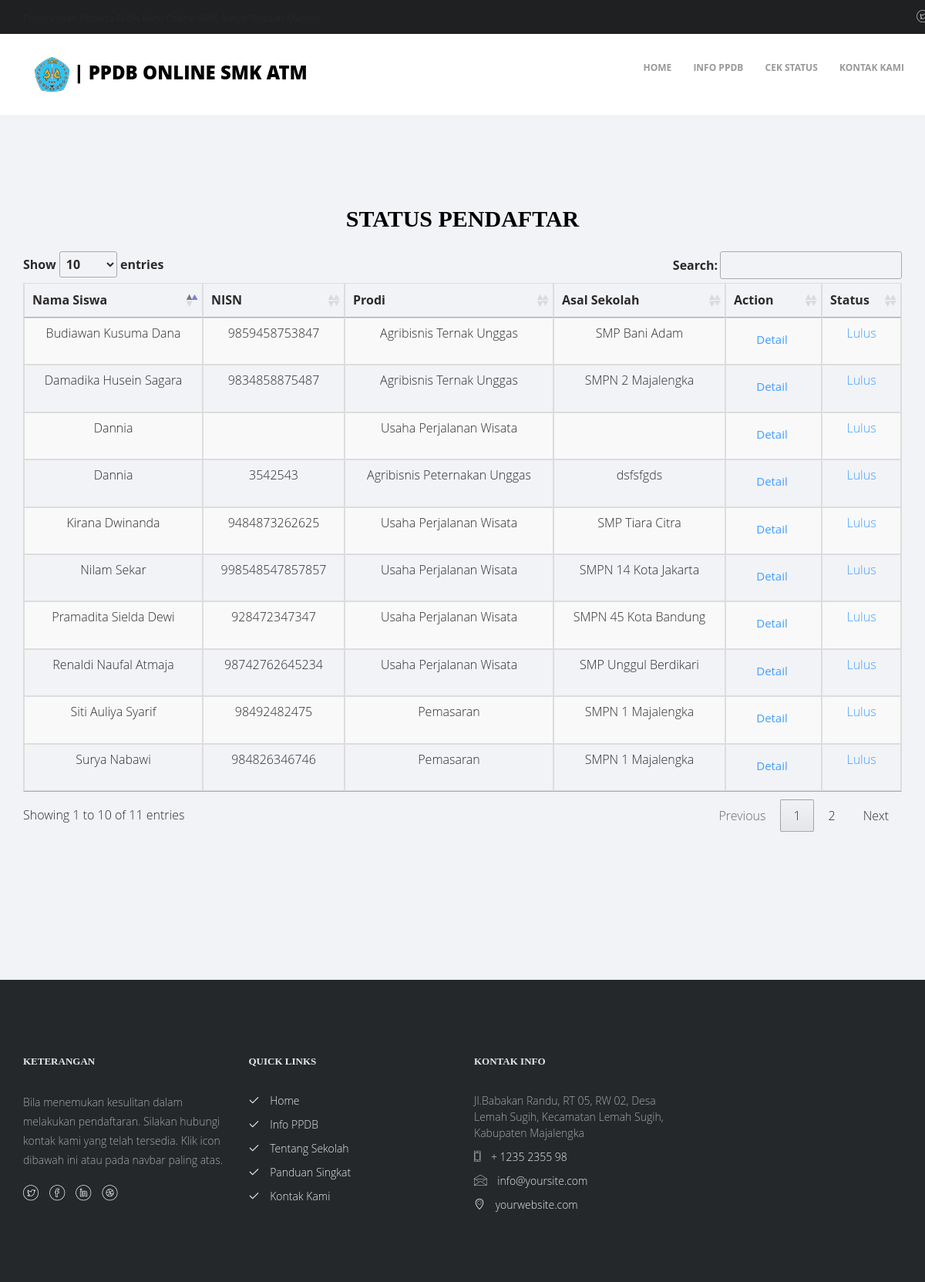
Screenshot of /index.php/home/cek_status with the database file from the repository.
### tables this page shows
CREATE TABLE `siswa` (
  `id` int(11) UNSIGNED NOT NULL,
  `Tanggal_Daftar` varchar(128) NOT NULL,
  `REG` varchar(25) NOT NULL,
  `Tingkat` varchar(5) NOT NULL,
  `Prodi` varchar(50) NOT NULL,
  `Nama_Siswa` varchar(100) NOT NULL,
  `Jenis_Kelamin` varchar(20) NOT NULL,
  `Asal_Sekolah` varchar(50) NOT NULL,
  `NISN` varchar(50) NOT NULL,
  `No_Ijazah` varchar(50) DEFAULT NULL,
  `No_SKHUN` varchar(50) DEFAULT NULL,
  `No_UN` varchar(50) DEFAULT NULL,
  `NIK` varchar(50) NOT NULL,
  `TTL` varchar(100) NOT NULL,
  `Alamat_Tinggal` varchar(256) NOT NULL,
  `Transportasi` varchar(50) NOT NULL,
  `Jenis_Tinggal` varchar(35) NOT NULL,
  `Rencana_Tinggal` varchar(35) NOT NULL,
  `Ukuran_Pakaian` varchar(5) NOT NULL,
  `No_HP` varchar(15) NOT NULL,
  `Email` varchar(50) NOT NULL,
  `No_KKS` varchar(50) DEFAULT NULL,
  `Nama_Ayah` varchar(100) NOT NULL,
  `Lahir_Ayah` varchar(50) NOT NULL,
  `Pekerjaan_Ayah` varchar(35) NOT NULL,
  `Pendidikan_Ayah` varchar(35) NOT NULL,
  `Penghasilan_Ayah` varchar(30) NOT NULL,
  `Nama_Ibu` varchar(100) NOT NULL,
  `Lahir_Ibu` varchar(50) NOT NULL,
  `Pekerjaan_Ibu` varchar(35) NOT NULL,
  `Pendidikan_Ibu` varchar(35) NOT NULL,
  `Penghasilan_Ibu` varchar(30) NOT NULL,
  `Nama_Wali` varchar(100) DEFAULT NULL,
  `Lahir_Wali` varchar(50) NOT NULL,
  `Pekerjaan_Wali` varchar(35) DEFAULT NULL,
  `Pendidikan_Wali` varchar(35) DEFAULT NULL,
  `Penghasilan_Wali` varchar(30) DEFAULT NULL,
  `Tinggi_Badan` varchar(5) NOT NULL,
  `Berat_Badan` varchar(5) NOT NULL,
  `Jarak_Sekolah` varchar(5) NOT NULL,
  `Waktu_Tempuh` varchar(5) NOT NULL,
  `Saudara_Kandung` varchar(2) NOT NULL,
  `Prestasi_1` varchar(256) DEFAULT NULL,
  `Prestasi_2` varchar(256) DEFAULT NULL,
  `Prestasi_3` varchar(256) DEFAULT NULL,
  `Beasiswa_1` varchar(256) DEFAULT NULL,
  `Beasiswa_2` varchar(256) DEFAULT NULL,
  `Beasiswa_3` varchar(256) DEFAULT NULL,
  `Akta_Lahir` varchar(256) NOT NULL,
  `KK` varchar(256) NOT NULL,
  `Bio_Raport` varchar(256) NOT NULL,
  `KTP_Ayah` varchar(256) NOT NULL,
  `KTP_Ibu` varchar(256) NOT NULL,
  `Ijazah_SMP` varchar(256) DEFAULT NULL,
  `SKHUN_SMP` varchar(256) DEFAULT NULL,
  `Surat_Lulus_SMP` varchar(256) DEFAULT NULL,
  `KPS/PKH` varchar(256) DEFAULT NULL,
  `Password` varchar(256) NOT NULL,
  `role_id` int(11) NOT NULL,
  `status_lolos` int(11) NOT NULL DEFAULT '0'
);

### application/controllers/home.php (called while the page is built, shortened)
<?php
class home extends CI_Controller
{
    public function __construct()
    {
        $this->load->model('model_siswa');
    }
    public function cek_status()
    {
        $data['judul'] = 'CEK STATUS PPDB';
        $data['siswa'] = $this->model_siswa->getallsiswa();
        $this->load->view('templates/header1', $data);
        $this->load->view('utama/cek_status', $data);
        $this->load->view('templates/footer1');
    }
}

### index.php (called while the page is built, shortened)
<?php
require_once BASEPATH.'core/CodeIgniter.php';

### application/models/model_siswa.php (called while the page is built, shortened)
<?php
class model_siswa extends CI_model
{
    public function getallsiswa()
    {
        return $this->db->get('siswa')->result_array();
    }
}

### application/views/utama/cek_status.php (the view, shortened to what this page needs)
<div class="colorlib-blog colorlib-light-grey">
    <div class="container">
        <div class="row">
            <div class="col-md-12 text-center colorlib-heading animate-box">
                <h2>Status Pendaftar</h2>
                <div class="table-responsive">
                    <table id="cek_status" class="table table-striped table-bordered" style="width:100%">
                        <thead>
                            <tr>
                                <th onclick="sortTable(0)">Nama Siswa</th>
                                <th onclick="sortTable(1)">NISN</th>
                                <th>Prodi</th>
                                <th>Asal Sekolah</th>
                                <th>Action</th>
                                <th>Status</th>
                            </tr>
                        </thead>
                        <tbody>
                            <?php
                            foreach ($siswa as $ssw) : ?>
                                <tr>
                                    <td><?= $ssw['Nama_Siswa'] ?></td>
                                    <td><?= $ssw['NISN'] ?></td>
                                    <td><?= $ssw['Prodi'] ?></td>
                                    <td><?= $ssw['Asal_Sekolah'] ?></td>
                                    <td>
                                        <a class="btn" href="<?= base_url(); ?>home/detail_pendaftar/<?= $ssw['id']; ?>">Detail</a>
                                    </td>
                                    <td>
                                        <a class="btn-cta" href="#verif">Lulus</a>
                                    </td>
                                </tr>
                            <?php endforeach; ?>
                        </tbody>
                    </table>
                </div>
            </div>
        </div>
    </div>
</div>

### application/views/templates/header1.php (shortened to what this page needs)
<!DOCTYPE HTML>
<html>
<head>
    <link rel="stylesheet" href="<?= base_url(); ?>assets/css/animate.css">
    <link rel="stylesheet" href="<?= base_url(); ?>assets/css/icomoon.css">
    <link rel="stylesheet" href="<?= base_url(); ?>assets/css/bootstrap.css">
    <link rel="stylesheet" href="<?= base_url(); ?>assets/css/magnific-popup.css">
    <link rel="stylesheet" href="assets/vendor/select2/select2.css" />
    <link rel="stylesheet" href="assets/vendor/jquery-datatables-bs3/assets/css/datatables.css" />
    <link rel="stylesheet" href="<?= base_url(); ?>assets/css/flexslider.css">
    <link rel="stylesheet" href="<?= base_url(); ?>assets/css/owl.carousel.min.css">
    <link rel="stylesheet" href="<?= base_url(); ?>assets/css/owl.theme.default.min.css">
    <link rel="stylesheet" href="<?= base_url(); ?>assets/fonts/flaticon/font/flaticon.css">
    <link rel="stylesheet" href="<?= base_url(); ?>assets/css/style.css">
    <link rel="stylesheet" type="text/css" href="https://cdn.datatables.net/1.10.20/css/jquery.dataTables.css">
    <link rel="stylesheet" type="text/css" media="screen" href="https://cdn.datatables.net/1.10.20/css/jquery.dataTables.min.css" />
</head>
<body>
    <div id="page">
        <nav class="colorlib-nav" role="navigation">
            <div class="upper-menu">
                <div class="container">
                    <div class="row">
                        <div class="col-xs-6">
                            <p>Penerimaan Peserta Didik Baru Online SMK Auliya Teladan Mandiri</p>
                        </div>
                        <div class="col-xs-6 col-md-push-2 text-right">
                            <p>
                                <ul class="colorlib-social-icons">
                                    <li><a href="#"><i class="icon-twitter"></i></a></li>
                                </ul>
                            </p>
                        </div>
                    </div>
                </div>
            </div>
            <div class="top-menu">
                <div class="container">
                    <div class="row">
                        <div class="col-md-6">
                            <div id="colorlib-logo">
                                <a href="<?= base_url(); ?>home/index"><img alt="Gambar Logo" src="<?= base_url('assets/'); ?>images/logo fix.png" height="45" width="45" /> | PPDB ONLINE SMK ATM</a>
                            </div>
                        </div>
                        <div class="col-md-6 text-right menu-1">
                            <ul>
                                <li><a href="<?= base_url(); ?>home/index">Home</a></li>
                                <li><a href="<?= base_url(); ?>home/info_ppdb">Info PPDB</a></li>
                                <li><a href="<?= base_url(); ?>home/cek_status">Cek Status</a></li>
                                <li><a href="<?= base_url(); ?>home/kontak_kami">Kontak Kami</a></li>
                            </ul>
                        </div>
                    </div>
                </div>
            </div>
        </nav>

### application/views/templates/footer1.php (shortened to what this page needs)
<footer id="colorlib-footer">
    <div class="container">
        <div class="row row-pb-md">
            <div class="col-md-3 colorlib-widget">
                <h4>Keterangan</h4>
                <p>Bila menemukan kesulitan dalam melakukan pendaftaran. Silakan hubungi
                    kontak kami yang telah tersedia. Klik icon dibawah ini atau pada navbar
                    paling atas.
                </p>
                <p>
                    <ul class="colorlib-social-icons">
                        <li><a href="#"><i class="icon-twitter"></i></a></li>
                        <li><a href="#"><i class="icon-facebook"></i></a></li>
                        <li><a href="#"><i class="icon-linkedin"></i></a></li>
                        <li><a href="#"><i class="icon-dribbble"></i></a></li>
                    </ul>
                </p>
            </div>
            <div class="col-md-3 colorlib-widget">
                <h4>Quick Links</h4>
                <p>
                    <ul class="colorlib-footer-links">
                        <li><a href="<?= base_url(); ?>home/index"><i class="icon-check"></i> Home</a></li>
                        <li><a href="<?= base_url(); ?>home/info_ppdb"><i class="icon-check"></i> Info PPDB</a></li>
                        <li><a href="#"><i class="icon-check"></i> Tentang Sekolah</a></li>
                        <li><a href="<?= base_url(); ?>home/panduan"><i class="icon-check"></i> Panduan Singkat</a></li>
                        <li><a href="<?= base_url(); ?>home/kontak_kami"><i class="icon-check"></i> Kontak Kami</a></li>
                    </ul>
                </p>
            </div>
            <div class="col-md-3 colorlib-widget">
                <h4>Kontak Info</h4>
                <ul class="colorlib-footer-links">
                    <li>Jl.Babakan Randu, RT 05, RW 02, Desa Lemah Sugih, Kecamatan Lemah Sugih,
                        Kabupaten Majalengka </li>
                    <li><a href="<?= base_url('assets/'); ?>tel://1234567920"><i class="icon-phone"></i> + 1235 2355 98</a>
                    </li>
                    <li><a href="#"><i class="icon-envelope"></i>
                            info@yoursite.com</a></li>
                    <li><a href="#"><i class="icon-location4"></i>
                            yourwebsite.com</a>
                    </li>
                </ul>
            </div>
        </div>
    </div>
</footer>
</div>
</body>
</html>

### assets/css/style.css (style rules this page uses)
body { font-family: "Open Sans", Arial, sans-serif; font-weight: 300; font-size: 16px; line-height: 1.5; color: #2c2a2a; background: #fff; }
#page { position: relative; overflow-x: hidden; width: 100%; height: 100%; -webkit-transition: 0.5s; -o-transition: 0.5s; transition: 0.5s; }
a { color: #429FFD; -webkit-transition: 0.5s; -o-transition: 0.5s; transition: 0.5s; }
p { margin-bottom: 20px; }
h1, h2, h3, h4, h5, h6, figure { color: #000; font-family: "Playfair Display", Georgia, serif; font-weight: 400; margin: 0 0 20px 0; line-height: 1.5; }
.colorlib-nav { margin: 0; background: #fff; z-index: 9; margin: 0 auto; }
.colorlib-nav .upper-menu { width: 100%; background: #1E2022; padding: 10px 0; }
.colorlib-nav .upper-menu p { margin-bottom: 0; display: inline-block; font-size: 13px; }
.colorlib-nav .upper-menu .colorlib-social-icons { display: inline-block; margin-right: 10px; }
.colorlib-nav .upper-menu .colorlib-social-icons li { padding: 0; margin: 0; }
.colorlib-nav .upper-menu .colorlib-social-icons li a { padding: 0; }
.colorlib-nav .upper-menu .colorlib-social-icons li a i { font-size: 16px; }
.colorlib-nav .top-menu { padding: 30px 30px; }
.colorlib-nav #colorlib-logo { font-size: 24px; margin: 0; padding: 0; text-transform: uppercase; font-weight: 800; }
.colorlib-nav #colorlib-logo a { position: relative; color: #000; }
.colorlib-nav ul { padding: 0; margin: 0; }
.colorlib-nav ul li { padding: 0; margin: 0; list-style: none; display: inline; font-weight: 400; text-transform: uppercase; }
.colorlib-nav ul li a { position: relative; font-size: 12px; padding: 30px 12px; font-weight: 700; color: rgba(0, 0, 0, 0.4); -webkit-transition: 0.5s; -o-transition: 0.5s; transition: 0.5s; }
.colorlib-light-grey { background: #f2f3f7; }
.colorlib-event, .colorlib-trainers, .colorlib-classes, #colorlib-about, #colorlib-services, #colorlib-contact, #colorlib-testimony, .colorlib-blog, #colorlib-project, #colorlib-subscribe { padding: 7em 0; clear: both; }
.colorlib-social-icons { margin: 0; padding: 0; }
.colorlib-social-icons li { margin: 0; padding: 0; list-style: none; display: -moz-inline-stack; display: inline-block; zoom: 1; *display: inline; }
.colorlib-social-icons li a { display: -moz-inline-stack; display: inline-block; zoom: 1; *display: inline; padding-left: 10px; padding-right: 10px; }
.colorlib-social-icons li a i { font-size: 20px; color: #fff; }
.colorlib-heading { margin-bottom: 5em; }
.colorlib-heading h2 { font-size: 30px; font-weight: 900; text-transform: uppercase; }
#colorlib-footer { padding-top: 6em; background: #25282a; color: rgba(255, 255, 255, 0.6) !important; }
#colorlib-footer p { font-size: 14px; line-height: 1.8; }
#colorlib-footer .colorlib-footer-links { padding: 0; margin: 0; }
#colorlib-footer .colorlib-footer-links li { padding: 0; margin: 0 0 10px 0; list-style: none; display: block; font-size: 14px; }
#colorlib-footer .colorlib-footer-links li a { color: rgba(255, 255, 255, 0.9); text-decoration: none; }
#colorlib-footer .colorlib-footer-links li a i { padding-right: 10px; }
#colorlib-footer .colorlib-social-icons li a { padding-left: 10px; padding-right: 10px; }
#colorlib-footer .colorlib-social-icons li a:first-child { padding-left: 0; }
#colorlib-footer h4 { margin-bottom: 30px; font-size: 13px; color: #e6e6e6; text-transform: uppercase; font-weight: 700; }
#colorlib-offcanvas a { color: rgba(255, 255, 255, 0.5); }
#colorlib-offcanvas ul { padding: 0; margin: 0; }
#colorlib-offcanvas ul li { padding: 0; margin: 0; list-style: none; }
.btn { margin-right: 4px; margin-bottom: 4px; font-size: 15px; font-weight: 400; -webkit-border-radius: 30px; -moz-border-radius: 30px; -ms-border-radius: 30px; border-radius: 30px; -webkit-transition: 0.5s; -o-transition: 0.5s; transition: 0.5s; padding: 8px 20px; }
.row-pb-md { padding-bottom: 5em !important; }

### rows the page displays
siswa: Nama_Siswa "Pramadita Sielda Dewi", NISN "928472347347", Prodi "Usaha Perjalanan Wisata", Asal_Sekolah "SMPN 45 Kota Bandung"
siswa: Nama_Siswa "Damadika Husein Sagara", NISN "9834858875487", Prodi "Agribisnis Ternak Unggas", Asal_Sekolah "SMPN 2 Majalengka"
siswa: Nama_Siswa "Siti Auliya Syarif", NISN "98492482475", Prodi "Pemasaran", Asal_Sekolah "SMPN 1 Majalengka"
siswa: Nama_Siswa "Kirana Dwinanda", NISN "9484873262625", Prodi "Usaha Perjalanan Wisata", Asal_Sekolah "SMP Tiara Citra"
siswa: Nama_Siswa "Budiawan Kusuma Dana", NISN "9859458753847", Prodi "Agribisnis Ternak Unggas", Asal_Sekolah "SMP Bani Adam"
siswa: Nama_Siswa "Surya Nabawi", NISN "984826346746", Prodi "Pemasaran", Asal_Sekolah "SMPN 1 Majalengka"
siswa: Nama_Siswa "Dannia", Prodi "Usaha Perjalanan Wisata"
siswa: Nama_Siswa "Dannia", NISN "3542543", Prodi "Agribisnis Peternakan Unggas", Asal_Sekolah "dsfsfgds"
siswa: Nama_Siswa "Nilam Sekar", NISN "998548547857857", Prodi "Usaha Perjalanan Wisata", Asal_Sekolah "SMPN 14 Kota Jakarta"
siswa: Nama_Siswa "Renaldi Naufal Atmaja", NISN "98742762645234", Prodi "Usaha Perjalanan Wisata", Asal_Sekolah "SMP Unggul Berdikari"
